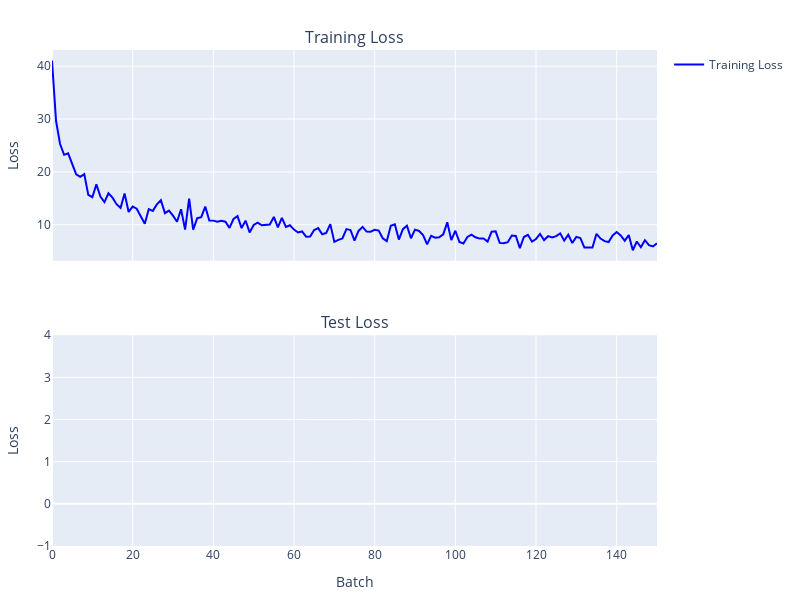

This figure's notebook cell:
### Code cell
optim = torch.optim.Adam(model.parameters(), lr=0.001)
loss_func = torch.nn.CrossEntropyLoss()
len(train_loader), len(test_loader)
cbs = [ProgressCallback(50), SaveModel()]
learner = Learner(model, optim, loss_func, train_loader, test_loader, cbs, device=device)
learner.fit(1)

### Figure 1 — Plotly figure (JSON) as saved in the notebook; plotly's stock layout.template omitted (floating-point values rounded to 4 significant figures; data arrays with more than 128 entries replaced by an {"elided": "..."} marker saying what was removed)
{"data": [{"line": {"color": "blue"}, "mode": "lines", "name": "Training Loss", "type": "scatter", "x": {"elided": "151 int values"}, "xaxis": "x", "y": {"elided": "151 float values"}, "yaxis": "y"}, {"line": {"color": "orange"}, "mode": "lines", "name": "Test Loss", "type": "scatter", "x": [], "xaxis": "x2", "y": [], "yaxis": "y2"}], "layout": {"annotations": [{"font": {"size": 16}, "showarrow": false, "text": "Training Loss", "x": 0.5, "xanchor": "center", "xref": "paper", "y": 1, "yanchor": "bottom", "yref": "paper"}, {"font": {"size": 16}, "showarrow": false, "text": "Test Loss", "x": 0.5, "xanchor": "center", "xref": "paper", "y": 0.425, "yanchor": "bottom", "yref": "paper"}], "height": 600, "margin": {"b": 50, "l": 50, "r": 50, "t": 50}, "showlegend": true, "width": 800, "xaxis": {"anchor": "y", "domain": [0, 1], "matches": "x2", "showticklabels": false}, "xaxis2": {"anchor": "y2", "domain": [0, 1], "title": {"text": "Batch"}}, "yaxis": {"anchor": "x", "domain": [0.575, 1], "title": {"text": "Loss"}}, "yaxis2": {"anchor": "x2", "domain": [0, 0.425], "title": {"text": "Loss"}}}}
